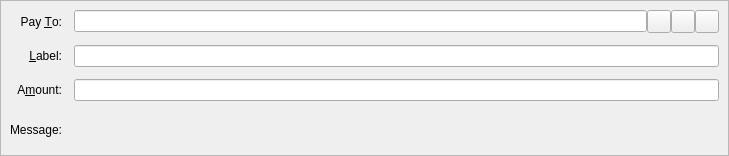
<?xml version="1.0" encoding="UTF-8"?>
<ui version="4.0">
 <class>SendCoinsEntry</class>
 <widget class="QStackedWidget" name="SendCoinsEntry">
  <property name="geometry">
   <rect>
    <x>0</x>
    <y>0</y>
    <width>729</width>
    <height>156</height>
   </rect>
  </property>
  <property name="focusPolicy">
   <enum>Qt::TabFocus</enum>
  </property>
  <property name="autoFillBackground">
   <bool>false</bool>
  </property>
  <widget class="QFrame" name="SendCoins">
   <property name="toolTip">
    <string>This is a normal payment.</string>
   </property>
   <property name="frameShape">
    <enum>QFrame::StyledPanel</enum>
   </property>
   <property name="frameShadow">
    <enum>QFrame::Sunken</enum>
   </property>
   <layout class="QGridLayout" name="gridLayout">
    <property name="spacing">
     <number>12</number>
    </property>
    <item row="0" column="0">
     <widget class="QLabel" name="payToLabel">
      <property name="text">
       <string>Pay &amp;To:</string>
      </property>
      <property name="alignment">
       <set>Qt::AlignRight|Qt::AlignTrailing|Qt::AlignVCenter</set>
      </property>
      <property name="buddy">
       <cstring>payTo</cstring>
      </property>
     </widget>
    </item>
    <item row="0" column="1">
     <layout class="QHBoxLayout" name="payToLayout">
      <property name="spacing">
       <number>0</number>
      </property>
      <item>
       <widget class="QValidatedLineEdit" name="payTo">
        <property name="toolTip">
         <string>The Pegasus address to send the payment to</string>
        </property>
       </widget>
      </item>
      <item>
       <widget class="QToolButton" name="addressBookButton">
        <property name="toolTip">
         <string>Choose previously used address</string>
        </property>
        <property name="text">
         <string/>
        </property>
        <property name="icon">
         <iconset resource="../pegasus.qrc">
          <normaloff>:/icons/address-book</normaloff>:/icons/address-book</iconset>
        </property>
        <property name="shortcut">
         <string>Alt+A</string>
        </property>
       </widget>
      </item>
      <item>
       <widget class="QToolButton" name="pasteButton">
        <property name="toolTip">
         <string>Paste address from clipboard</string>
        </property>
        <property name="text">
         <string/>
        </property>
        <property name="icon">
         <iconset resource="../pegasus.qrc">
          <normaloff>:/icons/editpaste</normaloff>:/icons/editpaste</iconset>
        </property>
        <property name="shortcut">
         <string>Alt+P</string>
        </property>
       </widget>
      </item>
      <item>
       <widget class="QToolButton" name="deleteButton">
        <property name="toolTip">
         <string>Remove this entry</string>
        </property>
        <property name="text">
         <string/>
        </property>
        <property name="icon">
         <iconset resource="../pegasus.qrc">
          <normaloff>:/icons/remove</normaloff>:/icons/remove</iconset>
        </property>
       </widget>
      </item>
     </layout>
    </item>
    <item row="1" column="0">
     <widget class="QLabel" name="labelLabel">
      <property name="text">
       <string>&amp;Label:</string>
      </property>
      <property name="alignment">
       <set>Qt::AlignRight|Qt::AlignTrailing|Qt::AlignVCenter</set>
      </property>
      <property name="buddy">
       <cstring>addAsLabel</cstring>
      </property>
     </widget>
    </item>
    <item row="1" column="1">
     <widget class="QLineEdit" name="addAsLabel">
      <property name="toolTip">
       <string>Enter a label for this address to add it to the list of used addresses</string>
      </property>
     </widget>
    </item>
    <item row="2" column="0">
     <widget class="QLabel" name="amountLabel">
      <property name="text">
       <string>A&amp;mount:</string>
      </property>
      <property name="alignment">
       <set>Qt::AlignRight|Qt::AlignTrailing|Qt::AlignVCenter</set>
      </property>
      <property name="buddy">
       <cstring>payAmount</cstring>
      </property>
     </widget>
    </item>
    <item row="2" column="1">
     <widget class="BitcoinAmountField" name="payAmount"/>
    </item>
    <item row="3" column="0">
     <widget class="QLabel" name="messageLabel">
      <property name="text">
       <string>Message:</string>
      </property>
      <property name="alignment">
       <set>Qt::AlignRight|Qt::AlignTrailing|Qt::AlignVCenter</set>
      </property>
     </widget>
    </item>
    <item row="3" column="1">
     <widget class="QLabel" name="messageTextLabel">
      <property name="toolTip">
       <string>A message that was attached to the Pegasus: URI which will be stored with the transaction for your reference. Note: This message will not be sent over the Pegasus network.</string>
      </property>
      <property name="textFormat">
       <enum>Qt::PlainText</enum>
      </property>
     </widget>
    </item>
   </layout>
  </widget>
  <widget class="QFrame" name="SendCoins_InsecurePaymentRequest">
   <property name="palette">
    <palette>
     <active>
      <colorrole role="WindowText">
       <brush brushstyle="SolidPattern">
        <color alpha="255">
         <red>0</red>
         <green>0</green>
         <blue>0</blue>
        </color>
       </brush>
      </colorrole>
      <colorrole role="Button">
       <brush brushstyle="SolidPattern">
        <color alpha="255">
         <red>255</red>
         <green>255</green>
         <blue>127</blue>
        </color>
       </brush>
      </colorrole>
      <colorrole role="Light">
       <brush brushstyle="SolidPattern">
        <color alpha="255">
         <red>255</red>
         <green>255</green>
         <blue>255</blue>
        </color>
       </brush>
      </colorrole>
      <colorrole role="Midlight">
       <brush brushstyle="SolidPattern">
        <color alpha="255">
         <red>255</red>
         <green>255</green>
         <blue>191</blue>
        </color>
       </brush>
      </colorrole>
      <colorrole role="Dark">
       <brush brushstyle="SolidPattern">
        <color alpha="255">
         <red>127</red>
         <green>127</green>
         <blue>63</blue>
        </color>
       </brush>
      </colorrole>
      <colorrole role="Mid">
       <brush brushstyle="SolidPattern">
        <color alpha="255">
         <red>170</red>
         <green>170</green>
         <blue>84</blue>
        </color>
       </brush>
      </colorrole>
      <colorrole role="Text">
       <brush brushstyle="SolidPattern">
        <color alpha="255">
         <red>0</red>
         <green>0</green>
         <blue>0</blue>
        </color>
       </brush>
      </colorrole>
      <colorrole role="BrightText">
       <brush brushstyle="SolidPattern">
        <color alpha="255">
         <red>255</red>
         <green>255</green>
         <blue>255</blue>
        </color>
       </brush>
      </colorrole>
      <colorrole role="ButtonText">
       <brush brushstyle="SolidPattern">
        <color alpha="255">
         <red>0</red>
         <green>0</green>
         <blue>0</blue>
        </color>
       </brush>
      </colorrole>
      <colorrole role="Base">
       <brush brushstyle="SolidPattern">
        <color alpha="255">
         <red>255</red>
         <green>255</green>
         <blue>255</blue>
        </color>
       </brush>
      </colorrole>
      <colorrole role="Window">
       <brush brushstyle="SolidPattern">
        <color alpha="255">
         <red>255</red>
         <green>255</green>
         <blue>127</blue>
        </color>
       </brush>
      </colorrole>
      <colorrole role="Shadow">
       <brush brushstyle="SolidPattern">
        <color alpha="255">
         <red>0</red>
         <green>0</green>
         <blue>0</blue>
        </color>
       </brush>
      </colorrole>
      <colorrole role="AlternateBase">
       <brush brushstyle="SolidPattern">
        <color alpha="255">
         <red>255</red>
         <green>255</green>
         <blue>191</blue>
        </color>
       </brush>
      </colorrole>
      <colorrole role="ToolTipBase">
       <brush brushstyle="SolidPattern">
        <color alpha="255">
         <red>255</red>
         <green>255</green>
         <blue>220</blue>
        </color>
       </brush>
      </colorrole>
      <colorrole role="ToolTipText">
       <brush brushstyle="SolidPattern">
        <color alpha="255">
         <red>0</red>
         <green>0</green>
         <blue>0</blue>
        </color>
       </brush>
      </colorrole>
     </active>
     <inactive>
      <colorrole role="WindowText">
       <brush brushstyle="SolidPattern">
        <color alpha="255">
         <red>0</red>
         <green>0</green>
         <blue>0</blue>
        </color>
       </brush>
      </colorrole>
      <colorrole role="Button">
       <brush brushstyle="SolidPattern">
        <color alpha="255">
         <red>255</red>
         <green>255</green>
         <blue>127</blue>
        </color>
       </brush>
      </colorrole>
      <colorrole role="Light">
       <brush brushstyle="SolidPattern">
        <color alpha="255">
         <red>255</red>
         <green>255</green>
         <blue>255</blue>
        </color>
       </brush>
      </colorrole>
      <colorrole role="Midlight">
       <brush brushstyle="SolidPattern">
        <color alpha="255">
         <red>255</red>
         <green>255</green>
         <blue>191</blue>
        </color>
       </brush>
      </colorrole>
      <colorrole role="Dark">
       <brush brushstyle="SolidPattern">
        <color alpha="255">
         <red>127</red>
         <green>127</green>
         <blue>63</blue>
        </color>
       </brush>
      </colorrole>
      <colorrole role="Mid">
       <brush brushstyle="SolidPattern">
        <color alpha="255">
         <red>170</red>
         <green>170</green>
         <blue>84</blue>
        </color>
       </brush>
      </colorrole>
      <colorrole role="Text">
       <brush brushstyle="SolidPattern">
        <color alpha="255">
         <red>0</red>
         <green>0</green>
         <blue>0</blue>
        </color>
       </brush>
      </colorrole>
      <colorrole role="BrightText">
       <brush brushstyle="SolidPattern">
        <color alpha="255">
         <red>255</red>
         <green>255</green>
         <blue>255</blue>
        </color>
       </brush>
      </colorrole>
      <colorrole role="ButtonText">
       <brush brushstyle="SolidPattern">
        <color alpha="255">
         <red>0</red>
         <green>0</green>
         <blue>0</blue>
        </color>
       </brush>
      </colorrole>
      <colorrole role="Base">
       <brush brushstyle="SolidPattern">
        <color alpha="255">
         <red>255</red>
         <green>255</green>
         <blue>255</blue>
        </color>
       </brush>
      </colorrole>
      <colorrole role="Window">
       <brush brushstyle="SolidPattern">
        <color alpha="255">
         <red>255</red>
         <green>255</green>
         <blue>127</blue>
        </color>
       </brush>
      </colorrole>
      <colorrole role="Shadow">
       <brush brushstyle="SolidPattern">
        <color alpha="255">
         <red>0</red>
         <green>0</green>
         <blue>0</blue>
        </color>
       </brush>
      </colorrole>
      <colorrole role="AlternateBase">
       <brush brushstyle="SolidPattern">
        <color alpha="255">
         <red>255</red>
         <green>255</green>
         <blue>191</blue>
        </color>
       </brush>
      </colorrole>
      <colorrole role="ToolTipBase">
       <brush brushstyle="SolidPattern">
        <color alpha="255">
         <red>255</red>
         <green>255</green>
         <blue>220</blue>
        </color>
       </brush>
      </colorrole>
      <colorrole role="ToolTipText">
       <brush brushstyle="SolidPattern">
        <color alpha="255">
         <red>0</red>
         <green>0</green>
         <blue>0</blue>
        </color>
       </brush>
      </colorrole>
     </inactive>
     <disabled>
      <colorrole role="WindowText">
       <brush brushstyle="SolidPattern">
        <color alpha="255">
         <red>127</red>
         <green>127</green>
         <blue>63</blue>
        </color>
       </brush>
      </colorrole>
      <colorrole role="Button">
       <brush brushstyle="SolidPattern">
        <color alpha="255">
         <red>255</red>
         <green>255</green>
         <blue>127</blue>
        </color>
       </brush>
      </colorrole>
      <colorrole role="Light">
       <brush brushstyle="SolidPattern">
        <color alpha="255">
         <red>255</red>
         <green>255</green>
         <blue>255</blue>
        </color>
       </brush>
      </colorrole>
      <colorrole role="Midlight">
       <brush brushstyle="SolidPattern">
        <color alpha="255">
         <red>255</red>
         <green>255</green>
         <blue>191</blue>
        </color>
       </brush>
      </colorrole>
      <colorrole role="Dark">
       <brush brushstyle="SolidPattern">
        <color alpha="255">
         <red>127</red>
         <green>127</green>
         <blue>63</blue>
        </color>
       </brush>
      </colorrole>
      <colorrole role="Mid">
       <brush brushstyle="SolidPattern">
        <color alpha="255">
         <red>170</red>
         <green>170</green>
         <blue>84</blue>
        </color>
       </brush>
      </colorrole>
      <colorrole role="Text">
       <brush brushstyle="SolidPattern">
        <color alpha="255">
         <red>127</red>
         <green>127</green>
         <blue>63</blue>
        </color>
       </brush>
      </colorrole>
      <colorrole role="BrightText">
       <brush brushstyle="SolidPattern">
        <color alpha="255">
         <red>255</red>
         <green>255</green>
         <blue>255</blue>
        </color>
       </brush>
      </colorrole>
      <colorrole role="ButtonText">
       <brush brushstyle="SolidPattern">
        <color alpha="255">
         <red>127</red>
         <green>127</green>
         <blue>63</blue>
        </color>
       </brush>
      </colorrole>
      <colorrole role="Base">
       <brush brushstyle="SolidPattern">
        <color alpha="255">
         <red>255</red>
         <green>255</green>
         <blue>127</blue>
        </color>
       </brush>
      </colorrole>
      <colorrole role="Window">
       <brush brushstyle="SolidPattern">
        <color alpha="255">
         <red>255</red>
         <green>255</green>
         <blue>127</blue>
        </color>
       </brush>
      </colorrole>
      <colorrole role="Shadow">
       <brush brushstyle="SolidPattern">
        <color alpha="255">
         <red>0</red>
         <green>0</green>
         <blue>0</blue>
        </color>
       </brush>
      </colorrole>
      <colorrole role="AlternateBase">
       <brush brushstyle="SolidPattern">
        <color alpha="255">
         <red>255</red>
         <green>255</green>
         <blue>127</blue>
        </color>
       </brush>
      </colorrole>
      <colorrole role="ToolTipBase">
       <brush brushstyle="SolidPattern">
        <color alpha="255">
         <red>255</red>
         <green>255</green>
         <blue>220</blue>
        </color>
       </brush>
      </colorrole>
      <colorrole role="ToolTipText">
       <brush brushstyle="SolidPattern">
        <color alpha="255">
         <red>0</red>
         <green>0</green>
         <blue>0</blue>
        </color>
       </brush>
      </colorrole>
     </disabled>
    </palette>
   </property>
   <property name="toolTip">
    <string>This is an unverified payment request.</string>
   </property>
   <property name="autoFillBackground">
    <bool>true</bool>
   </property>
   <property name="frameShape">
    <enum>QFrame::StyledPanel</enum>
   </property>
   <property name="frameShadow">
    <enum>QFrame::Sunken</enum>
   </property>
   <layout class="QGridLayout" name="gridLayout_is">
    <property name="spacing">
     <number>12</number>
    </property>
    <item row="0" column="0">
     <widget class="QLabel" name="payToLabel_is">
      <property name="text">
       <string>Pay To:</string>
      </property>
      <property name="alignment">
       <set>Qt::AlignRight|Qt::AlignTrailing|Qt::AlignVCenter</set>
      </property>
     </widget>
    </item>
    <item row="0" column="1">
     <layout class="QHBoxLayout" name="payToLayout_is">
      <property name="spacing">
       <number>0</number>
      </property>
      <item>
       <widget class="QLabel" name="payTo_is"/>
      </item>
      <item>
       <widget class="QToolButton" name="deleteButton_is">
        <property name="toolTip">
         <string>Remove this entry</string>
        </property>
        <property name="text">
         <string/>
        </property>
        <property name="icon">
         <iconset resource="../pegasus.qrc">
          <normaloff>:/icons/remove</normaloff>:/icons/remove</iconset>
        </property>
       </widget>
      </item>
     </layout>
    </item>
    <item row="1" column="0">
     <widget class="QLabel" name="memoLabel_is">
      <property name="text">
       <string>Memo:</string>
      </property>
      <property name="alignment">
       <set>Qt::AlignRight|Qt::AlignTrailing|Qt::AlignVCenter</set>
      </property>
     </widget>
    </item>
    <item row="1" column="1">
     <widget class="QLabel" name="memoTextLabel_is">
      <property name="textFormat">
       <enum>Qt::PlainText</enum>
      </property>
     </widget>
    </item>
    <item row="2" column="0">
     <widget class="QLabel" name="amountLabel_is">
      <property name="text">
       <string>A&amp;mount:</string>
      </property>
      <property name="alignment">
       <set>Qt::AlignRight|Qt::AlignTrailing|Qt::AlignVCenter</set>
      </property>
      <property name="buddy">
       <cstring>payAmount_is</cstring>
      </property>
     </widget>
    </item>
    <item row="2" column="1">
     <widget class="BitcoinAmountField" name="payAmount_is">
      <property name="acceptDrops">
       <bool>false</bool>
      </property>
     </widget>
    </item>
   </layout>
  </widget>
  <widget class="QFrame" name="SendCoins_SecurePaymentRequest">
   <property name="palette">
    <palette>
     <active>
      <colorrole role="WindowText">
       <brush brushstyle="SolidPattern">
        <color alpha="255">
         <red>0</red>
         <green>0</green>
         <blue>0</blue>
        </color>
       </brush>
      </colorrole>
      <colorrole role="Button">
       <brush brushstyle="SolidPattern">
        <color alpha="255">
         <red>140</red>
         <green>232</green>
         <blue>119</blue>
        </color>
       </brush>
      </colorrole>
      <colorrole role="Light">
       <brush brushstyle="SolidPattern">
        <color alpha="255">
         <red>230</red>
         <green>255</green>
         <blue>224</blue>
        </color>
       </brush>
      </colorrole>
      <colorrole role="Midlight">
       <brush brushstyle="SolidPattern">
        <color alpha="255">
         <red>185</red>
         <green>243</green>
         <blue>171</blue>
        </color>
       </brush>
      </colorrole>
      <colorrole role="Dark">
       <brush brushstyle="SolidPattern">
        <color alpha="255">
         <red>70</red>
         <green>116</green>
         <blue>59</blue>
        </color>
       </brush>
      </colorrole>
      <colorrole role="Mid">
       <brush brushstyle="SolidPattern">
        <color alpha="255">
         <red>93</red>
         <green>155</green>
         <blue>79</blue>
        </color>
       </brush>
      </colorrole>
      <colorrole role="Text">
       <brush brushstyle="SolidPattern">
        <color alpha="255">
         <red>0</red>
         <green>0</green>
         <blue>0</blue>
        </color>
       </brush>
      </colorrole>
      <colorrole role="BrightText">
       <brush brushstyle="SolidPattern">
        <color alpha="255">
         <red>155</red>
         <green>255</green>
         <blue>147</blue>
        </color>
       </brush>
      </colorrole>
      <colorrole role="ButtonText">
       <brush brushstyle="SolidPattern">
        <color alpha="255">
         <red>0</red>
         <green>0</green>
         <blue>0</blue>
        </color>
       </brush>
      </colorrole>
      <colorrole role="Base">
       <brush brushstyle="SolidPattern">
        <color alpha="255">
         <red>119</red>
         <green>255</green>
         <blue>233</blue>
        </color>
       </brush>
      </colorrole>
      <colorrole role="Window">
       <brush brushstyle="SolidPattern">
        <color alpha="255">
         <red>140</red>
         <green>232</green>
         <blue>119</blue>
        </color>
       </brush>
      </colorrole>
      <colorrole role="Shadow">
       <brush brushstyle="SolidPattern">
        <color alpha="255">
         <red>0</red>
         <green>0</green>
         <blue>0</blue>
        </color>
       </brush>
      </colorrole>
      <colorrole role="AlternateBase">
       <brush brushstyle="SolidPattern">
        <color alpha="255">
         <red>197</red>
         <green>243</green>
         <blue>187</blue>
        </color>
       </brush>
      </colorrole>
      <colorrole role="NoRole">
       <brush brushstyle="SolidPattern">
        <color alpha="255">
         <red>125</red>
         <green>194</green>
         <blue>122</blue>
        </color>
       </brush>
      </colorrole>
      <colorrole role="ToolTipBase">
       <brush brushstyle="SolidPattern">
        <color alpha="255">
         <red>255</red>
         <green>255</green>
         <blue>220</blue>
        </color>
       </brush>
      </colorrole>
      <colorrole role="ToolTipText">
       <brush brushstyle="SolidPattern">
        <color alpha="255">
         <red>0</red>
         <green>0</green>
         <blue>0</blue>
        </color>
       </brush>
      </colorrole>
     </active>
     <inactive>
      <colorrole role="WindowText">
       <brush brushstyle="SolidPattern">
        <color alpha="255">
         <red>0</red>
         <green>0</green>
         <blue>0</blue>
        </color>
       </brush>
      </colorrole>
      <colorrole role="Button">
       <brush brushstyle="SolidPattern">
        <color alpha="255">
         <red>140</red>
         <green>232</green>
         <blue>119</blue>
        </color>
       </brush>
      </colorrole>
      <colorrole role="Light">
       <brush brushstyle="SolidPattern">
        <color alpha="255">
         <red>230</red>
         <green>255</green>
         <blue>224</blue>
        </color>
       </brush>
      </colorrole>
      <colorrole role="Midlight">
       <brush brushstyle="SolidPattern">
        <color alpha="255">
         <red>185</red>
         <green>243</green>
         <blue>171</blue>
        </color>
       </brush>
      </colorrole>
      <colorrole role="Dark">
       <brush brushstyle="SolidPattern">
        <color alpha="255">
         <red>70</red>
         <green>116</green>
         <blue>59</blue>
        </color>
       </brush>
      </colorrole>
      <colorrole role="Mid">
       <brush brushstyle="SolidPattern">
        <color alpha="255">
         <red>93</red>
         <green>155</green>
         <blue>79</blue>
        </color>
       </brush>
      </colorrole>
      <colorrole role="Text">
       <brush brushstyle="SolidPattern">
        <color alpha="255">
         <red>0</red>
         <green>0</green>
         <blue>0</blue>
        </color>
       </brush>
      </colorrole>
      <colorrole role="BrightText">
       <brush brushstyle="SolidPattern">
        <color alpha="255">
         <red>155</red>
         <green>255</green>
         <blue>147</blue>
        </color>
       </brush>
      </colorrole>
      <colorrole role="ButtonText">
       <brush brushstyle="SolidPattern">
        <color alpha="255">
         <red>0</red>
         <green>0</green>
         <blue>0</blue>
        </color>
       </brush>
      </colorrole>
      <colorrole role="Base">
       <brush brushstyle="SolidPattern">
        <color alpha="255">
         <red>119</red>
         <green>255</green>
         <blue>233</blue>
        </color>
       </brush>
      </colorrole>
      <colorrole role="Window">
       <brush brushstyle="SolidPattern">
        <color alpha="255">
         <red>140</red>
         <green>232</green>
         <blue>119</blue>
        </color>
       </brush>
      </colorrole>
      <colorrole role="Shadow">
       <brush brushstyle="SolidPattern">
        <color alpha="255">
         <red>0</red>
         <green>0</green>
         <blue>0</blue>
        </color>
       </brush>
      </colorrole>
      <colorrole role="AlternateBase">
       <brush brushstyle="SolidPattern">
        <color alpha="255">
         <red>197</red>
         <green>243</green>
         <blue>187</blue>
        </color>
       </brush>
      </colorrole>
      <colorrole role="NoRole">
       <brush brushstyle="SolidPattern">
        <color alpha="255">
         <red>125</red>
         <green>194</green>
         <blue>122</blue>
        </color>
       </brush>
      </colorrole>
      <colorrole role="ToolTipBase">
       <brush brushstyle="SolidPattern">
        <color alpha="255">
         <red>255</red>
         <green>255</green>
         <blue>220</blue>
        </color>
       </brush>
      </colorrole>
      <colorrole role="ToolTipText">
       <brush brushstyle="SolidPattern">
        <color alpha="255">
         <red>0</red>
         <green>0</green>
         <blue>0</blue>
        </color>
       </brush>
      </colorrole>
     </inactive>
     <disabled>
      <colorrole role="WindowText">
       <brush brushstyle="SolidPattern">
        <color alpha="255">
         <red>70</red>
         <green>116</green>
         <blue>59</blue>
        </color>
       </brush>
      </colorrole>
      <colorrole role="Button">
       <brush brushstyle="SolidPattern">
        <color alpha="255">
         <red>140</red>
         <green>232</green>
         <blue>119</blue>
        </color>
       </brush>
      </colorrole>
      <colorrole role="Light">
       <brush brushstyle="SolidPattern">
        <color alpha="255">
         <red>230</red>
         <green>255</green>
         <blue>224</blue>
        </color>
       </brush>
      </colorrole>
      <colorrole role="Midlight">
       <brush brushstyle="SolidPattern">
        <color alpha="255">
         <red>185</red>
         <green>243</green>
         <blue>171</blue>
        </color>
       </brush>
      </colorrole>
      <colorrole role="Dark">
       <brush brushstyle="SolidPattern">
        <color alpha="255">
         <red>70</red>
         <green>116</green>
         <blue>59</blue>
        </color>
       </brush>
      </colorrole>
      <colorrole role="Mid">
       <brush brushstyle="SolidPattern">
        <color alpha="255">
         <red>93</red>
         <green>155</green>
         <blue>79</blue>
        </color>
       </brush>
      </colorrole>
      <colorrole role="Text">
       <brush brushstyle="SolidPattern">
        <color alpha="255">
         <red>70</red>
         <green>116</green>
         <blue>59</blue>
        </color>
       </brush>
      </colorrole>
      <colorrole role="BrightText">
       <brush brushstyle="SolidPattern">
        <color alpha="255">
         <red>155</red>
         <green>255</green>
         <blue>147</blue>
        </color>
       </brush>
      </colorrole>
      <colorrole role="ButtonText">
       <brush brushstyle="SolidPattern">
        <color alpha="255">
         <red>70</red>
         <green>116</green>
         <blue>59</blue>
        </color>
       </brush>
      </colorrole>
      <colorrole role="Base">
       <brush brushstyle="SolidPattern">
        <color alpha="255">
         <red>140</red>
         <green>232</green>
         <blue>119</blue>
        </color>
       </brush>
      </colorrole>
      <colorrole role="Window">
       <brush brushstyle="SolidPattern">
        <color alpha="255">
         <red>140</red>
         <green>232</green>
         <blue>119</blue>
        </color>
       </brush>
      </colorrole>
      <colorrole role="Shadow">
       <brush brushstyle="SolidPattern">
        <color alpha="255">
         <red>0</red>
         <green>0</green>
         <blue>0</blue>
        </color>
       </brush>
      </colorrole>
      <colorrole role="AlternateBase">
       <brush brushstyle="SolidPattern">
        <color alpha="255">
         <red>140</red>
         <green>232</green>
         <blue>119</blue>
        </color>
       </brush>
      </colorrole>
      <colorrole role="NoRole">
       <brush brushstyle="SolidPattern">
        <color alpha="255">
         <red>125</red>
         <green>194</green>
         <blue>122</blue>
        </color>
       </brush>
      </colorrole>
      <colorrole role="ToolTipBase">
       <brush brushstyle="SolidPattern">
        <color alpha="255">
         <red>255</red>
         <green>255</green>
         <blue>220</blue>
        </color>
       </brush>
      </colorrole>
      <colorrole role="ToolTipText">
       <brush brushstyle="SolidPattern">
        <color alpha="255">
         <red>0</red>
         <green>0</green>
         <blue>0</blue>
        </color>
       </brush>
      </colorrole>
     </disabled>
    </palette>
   </property>
   <property name="toolTip">
    <string>This is a verified payment request.</string>
   </property>
   <property name="autoFillBackground">
    <bool>true</bool>
   </property>
   <property name="frameShape">
    <enum>QFrame::StyledPanel</enum>
   </property>
   <property name="frameShadow">
    <enum>QFrame::Sunken</enum>
   </property>
   <layout class="QGridLayout" name="gridLayout_s">
    <property name="spacing">
     <number>12</number>
    </property>
    <item row="0" column="0">
     <widget class="QLabel" name="payToLabel_s">
      <property name="text">
       <string>Pay To:</string>
      </property>
      <property name="alignment">
       <set>Qt::AlignRight|Qt::AlignTrailing|Qt::AlignVCenter</set>
      </property>
     </widget>
    </item>
    <item row="0" column="1">
     <layout class="QHBoxLayout" name="payToLayout_s">
      <property name="spacing">
       <number>0</number>
      </property>
      <item>
       <widget class="QLabel" name="payTo_s">
        <property name="textFormat">
         <enum>Qt::PlainText</enum>
        </property>
       </widget>
      </item>
      <item>
       <widget class="QToolButton" name="deleteButton_s">
        <property name="toolTip">
         <string>Remove this entry</string>
        </property>
        <property name="text">
         <string/>
        </property>
        <property name="icon">
         <iconset resource="../pegasus.qrc">
          <normaloff>:/icons/remove</normaloff>:/icons/remove</iconset>
        </property>
       </widget>
      </item>
     </layout>
    </item>
    <item row="1" column="0">
     <widget class="QLabel" name="memoLabel_s">
      <property name="text">
       <string>Memo:</string>
      </property>
      <property name="alignment">
       <set>Qt::AlignRight|Qt::AlignTrailing|Qt::AlignVCenter</set>
      </property>
     </widget>
    </item>
    <item row="1" column="1">
     <widget class="QLabel" name="memoTextLabel_s">
      <property name="textFormat">
       <enum>Qt::PlainText</enum>
      </property>
     </widget>
    </item>
    <item row="2" column="0">
     <widget class="QLabel" name="amountLabel_s">
      <property name="text">
       <string>A&amp;mount:</string>
      </property>
      <property name="alignment">
       <set>Qt::AlignRight|Qt::AlignTrailing|Qt::AlignVCenter</set>
      </property>
      <property name="buddy">
       <cstring>payAmount_s</cstring>
      </property>
     </widget>
    </item>
    <item row="2" column="1">
     <widget class="BitcoinAmountField" name="payAmount_s">
      <property name="acceptDrops">
       <bool>false</bool>
      </property>
     </widget>
    </item>
   </layout>
  </widget>
 </widget>
 <customwidgets>
  <customwidget>
   <class>QValidatedLineEdit</class>
   <extends>QLineEdit</extends>
   <header>qvalidatedlineedit.h</header>
  </customwidget>
  <customwidget>
   <class>BitcoinAmountField</class>
   <extends>QLineEdit</extends>
   <header>bitcoinamountfield.h</header>
  </customwidget>
 </customwidgets>
 <tabstops>
  <tabstop>payTo</tabstop>
  <tabstop>addressBookButton</tabstop>
  <tabstop>pasteButton</tabstop>
  <tabstop>deleteButton</tabstop>
  <tabstop>addAsLabel</tabstop>
  <tabstop>payAmount</tabstop>
  <tabstop>payAmount_is</tabstop>
  <tabstop>deleteButton_is</tabstop>
  <tabstop>payAmount_s</tabstop>
  <tabstop>deleteButton_s</tabstop>
 </tabstops>
 <resources>
  <include location="../pegasus.qrc"/>
 </resources>
 <connections/>
</ui>
